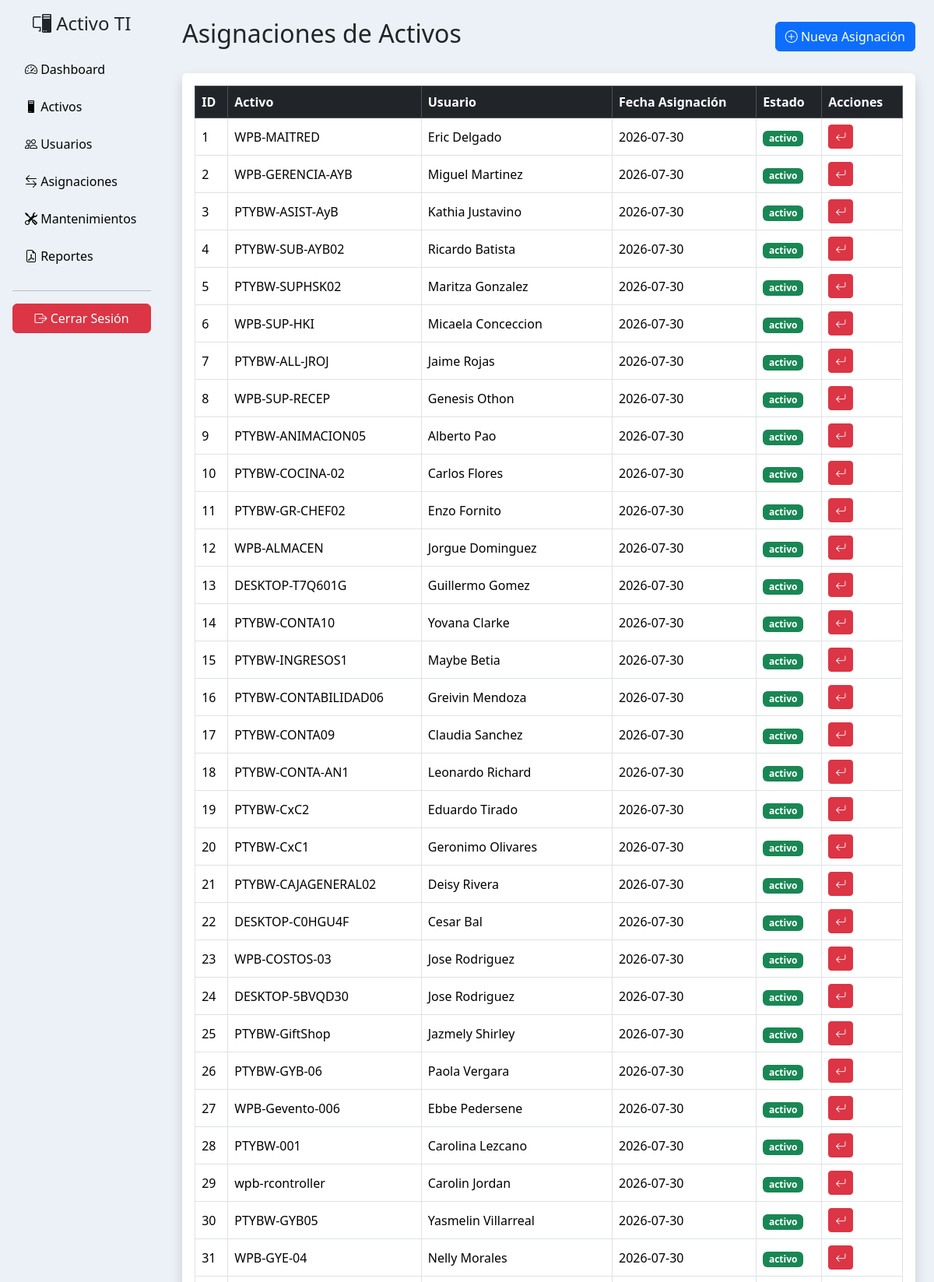
/modulos/asignaciones/index.php (signed in, upper part), run on the app's committed database.
### tables this page shows
CREATE TABLE `asignaciones` (
  `id` int(11) NOT NULL,
  `activo_id` int(11) DEFAULT NULL,
  `usuario_id` int(11) DEFAULT NULL,
  `fecha_asignacion` date DEFAULT NULL,
  `fecha_devolucion` date DEFAULT NULL,
  `estado` enum('activo','finalizado') DEFAULT 'activo',
  `observacion` text DEFAULT NULL
);

CREATE TABLE `activos` (
  `id` int(11) NOT NULL,
  `codigo` varchar(100) DEFAULT NULL,
  `serie` varchar(100) DEFAULT NULL,
  `modelo` varchar(100) DEFAULT NULL,
  `sistema_operativo` varchar(100) DEFAULT NULL,
  `tipo_id` int(11) DEFAULT NULL,
  `estado` enum('activo','dañado','reparacion','baja') DEFAULT 'activo',
  `ubicacion` varchar(150) DEFAULT NULL,
  `fecha_compra` date DEFAULT NULL,
  `garantia_fin` date DEFAULT NULL,
  `created_at` timestamp NOT NULL DEFAULT current_timestamp()
);

CREATE TABLE `usuarios` (
  `id` int(11) NOT NULL,
  `nombre` varchar(100) DEFAULT NULL,
  `apellido` varchar(100) DEFAULT NULL,
  `departamento` varchar(100) DEFAULT NULL,
  `cargo` varchar(100) DEFAULT NULL,
  `estado` enum('activo','inactivo') DEFAULT 'activo',
  `created_at` timestamp NOT NULL DEFAULT current_timestamp(),
  `correo` varchar(100) DEFAULT NULL,
  `telefono` varchar(30) DEFAULT NULL
);

### config/auth.php (called while the page is built, shortened)
<?php
function app_escape($value): string
{
    return htmlspecialchars((string) $value, ENT_QUOTES | ENT_SUBSTITUTE, 'UTF-8');
}

### modulos/asignaciones/index.php (the view, shortened to what this page needs)
<?php
require_once __DIR__ . '/../../config/auth.php';
include("../../config/conexion.php");
include("../../templates/header.php");
include("../../templates/sidebar.php");
?>
<div class="container-fluid p-4">
    <div class="d-flex justify-content-between align-items-center mb-4">
        <h2>
            Asignaciones de Activos
        </h2>
        <?php if($_SESSION['rol'] != 'consulta'){ ?>
        <a href="crear.php" class="btn btn-primary">
            <i class="bi bi-plus-circle"></i>
            Nueva Asignación
        </a>
        <?php } ?>
    </div>
    <div class="card shadow border-0">
        <div class="card-body">
            <table class="table table-bordered table-hover align-middle">
                <thead class="table-dark">
                    <tr>
                        <th>ID</th>
                        <th>Activo</th>
                        <th>Usuario</th>
                        <th>Fecha Asignación</th>
                        <th>Estado</th>
                        <th>Acciones</th>
                    </tr>
                </thead>
                <tbody>
                    <?php
                    $sql = "SELECT
                    asignaciones.*,
                    activos.codigo,
                    usuarios.nombre,
                    usuarios.apellido
                    FROM asignaciones
                    INNER JOIN activos
                    ON asignaciones.activo_id = activos.id
                    INNER JOIN usuarios
                    ON asignaciones.usuario_id = usuarios.id
                    WHERE asignaciones.estado = 'activo'";
                    $resultado = $conexion->query($sql);
                    while($fila = $resultado->fetch_assoc()){
                    ?>
                    <tr>
                        <td><?= $fila['id'] ?></td>
                        <td><?= app_escape($fila['codigo']) ?></td>
                        <td>
                            <?= app_escape($fila['nombre']) ?>
                            <?= app_escape($fila['apellido']) ?>
                        </td>
                        <td><?= app_escape($fila['fecha_asignacion']) ?></td>
                        <td>
                            <span class="badge bg-success">
                                <?= app_escape($fila['estado']) ?>
                            </span>
                        </td>
                        <td>
                            <?php if($_SESSION['rol'] != 'consulta'){ ?>
                            <form action="devolver.php" method="POST" class="d-inline">
                            <button type="submit" class="btn btn-danger btn-sm"
                            onclick="return confirm('¿Deseas devolver este activo?')">
                                <i class="bi bi-arrow-return-left"></i>
                            </button>
                            </form>
                            <?php } ?>
                        </td>
                    </tr>
                    <?php } ?>
                </tbody>
            </table>
        </div>
    </div>
</div>
<?php
include("../../templates/footer.php");
?>

### assets/css/style.css (style rules this page uses)
body { background-color: #ecf1f7; }

### data on the page
asignaciones: id "1", activo.codigo "WPB-MAITRED", usuario.nombre "Eric", usuario.apellido "Delgado", fecha_asignacion "2026-07-30", estado "activo"
asignaciones: id "2", activo.codigo "WPB-GERENCIA-AYB", usuario.nombre "Miguel", usuario.apellido "Martinez", fecha_asignacion "2026-07-30", estado "activo"
asignaciones: id "3", activo.codigo "PTYBW-ASIST-AyB", usuario.nombre "Kathia", usuario.apellido "Justavino", fecha_asignacion "2026-07-30", estado "activo"
asignaciones: id "4", activo.codigo "PTYBW-SUB-AYB02", usuario.nombre "Ricardo", usuario.apellido "Batista", fecha_asignacion "2026-07-30", estado "activo"
asignaciones: id "5", activo.codigo "PTYBW-SUPHSK02", usuario.nombre "Maritza", usuario.apellido "Gonzalez", fecha_asignacion "2026-07-30", estado "activo"
asignaciones: id "6", activo.codigo "WPB-SUP-HKI", usuario.nombre "Micaela", usuario.apellido "Conceccion", fecha_asignacion "2026-07-30", estado "activo"
asignaciones: id "7", activo.codigo "PTYBW-ALL-JROJ", usuario.nombre "Jaime", usuario.apellido "Rojas", fecha_asignacion "2026-07-30", estado "activo"
asignaciones: id "8", activo.codigo "WPB-SUP-RECEP", usuario.nombre "Genesis", usuario.apellido "Othon", fecha_asignacion "2026-07-30", estado "activo"
asignaciones: id "9", activo.codigo "PTYBW-ANIMACION05", usuario.nombre "Alberto", usuario.apellido "Pao", fecha_asignacion "2026-07-30", estado "activo"
asignaciones: id "10", activo.codigo "PTYBW-COCINA-02", usuario.nombre "Carlos", usuario.apellido "Flores", fecha_asignacion "2026-07-30", estado "activo"
asignaciones: id "11", activo.codigo "PTYBW-GR-CHEF02", usuario.nombre "Enzo", usuario.apellido "Fornito", fecha_asignacion "2026-07-30", estado "activo"
asignaciones: id "12", activo.codigo "WPB-ALMACEN", usuario.nombre "Jorgue", usuario.apellido "Dominguez", fecha_asignacion "2026-07-30", estado "activo"
asignaciones: id "13", activo.codigo "DESKTOP-T7Q601G", usuario.nombre "Guillermo", usuario.apellido "Gomez", fecha_asignacion "2026-07-30", estado "activo"
asignaciones: id "14", activo.codigo "PTYBW-CONTA10", usuario.nombre "Yovana", usuario.apellido "Clarke", fecha_asignacion "2026-07-30", estado "activo"
asignaciones: id "15", activo.codigo "PTYBW-INGRESOS1", usuario.nombre "Maybe", usuario.apellido "Betia", fecha_asignacion "2026-07-30", estado "activo"
asignaciones: id "16", activo.codigo "PTYBW-CONTABILIDAD06", usuario.nombre "Greivin", usuario.apellido "Mendoza", fecha_asignacion "2026-07-30", estado "activo"
asignaciones: id "17", activo.codigo "PTYBW-CONTA09", usuario.nombre "Claudia", usuario.apellido "Sanchez", fecha_asignacion "2026-07-30", estado "activo"
asignaciones: id "18", activo.codigo "PTYBW-CONTA-AN1", usuario.nombre "Leonardo", usuario.apellido "Richard", fecha_asignacion "2026-07-30", estado "activo"
asignaciones: id "19", activo.codigo "PTYBW-CxC2", usuario.nombre "Eduardo", usuario.apellido "Tirado", fecha_asignacion "2026-07-30", estado "activo"
asignaciones: id "20", activo.codigo "PTYBW-CxC1", usuario.nombre "Geronimo", usuario.apellido "Olivares", fecha_asignacion "2026-07-30", estado "activo"
asignaciones: id "21", activo.codigo "PTYBW-CAJAGENERAL02", usuario.nombre "Deisy", usuario.apellido "Rivera", fecha_asignacion "2026-07-30", estado "activo"
asignaciones: id "22", activo.codigo "DESKTOP-C0HGU4F", usuario.nombre "Cesar", usuario.apellido "Bal", fecha_asignacion "2026-07-30", estado "activo"
asignaciones: id "23", activo.codigo "WPB-COSTOS-03", usuario.nombre "Jose", usuario.apellido "Rodriguez", fecha_asignacion "2026-07-30", estado "activo"
asignaciones: id "24", activo.codigo "DESKTOP-5BVQD30", usuario.nombre "Jose", usuario.apellido "Rodriguez", fecha_asignacion "2026-07-30", estado "activo"
asignaciones: id "25", activo.codigo "PTYBW-GiftShop", usuario.nombre "Jazmely", usuario.apellido "Shirley", fecha_asignacion "2026-07-30", estado "activo"
asignaciones: id "26", activo.codigo "PTYBW-GYB-06", usuario.nombre "Paola", usuario.apellido "Vergara", fecha_asignacion "2026-07-30", estado "activo"
asignaciones: id "27", activo.codigo "WPB-Gevento-006", usuario.nombre "Ebbe", usuario.apellido "Pedersene", fecha_asignacion "2026-07-30", estado "activo"
asignaciones: id "28", activo.codigo "PTYBW-001", usuario.nombre "Carolina", usuario.apellido "Lezcano", fecha_asignacion "2026-07-30", estado "activo"
asignaciones: id "29", activo.codigo "wpb-rcontroller", usuario.nombre "Carolin", usuario.apellido "Jordan", fecha_asignacion "2026-07-30", estado "activo"
asignaciones: id "30", activo.codigo "PTYBW-GYB05", usuario.nombre "Yasmelin", usuario.apellido "Villarreal", fecha_asignacion "2026-07-30", estado "activo"
asignaciones: id "31", activo.codigo "WPB-GYE-04", usuario.nombre "Nelly", usuario.apellido "Morales", fecha_asignacion "2026-07-30", estado "activo"
